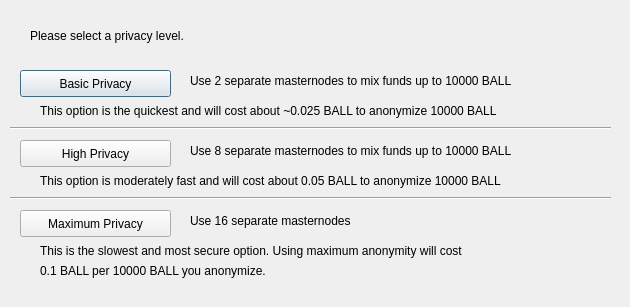
<?xml version="1.0" encoding="UTF-8"?>
<ui version="4.0">
 <class>ObfuscationConfig</class>
 <widget class="QDialog" name="ObfuscationConfig">
  <property name="geometry">
   <rect>
    <x>0</x>
    <y>0</y>
    <width>630</width>
    <height>307</height>
   </rect>
  </property>
  <property name="windowTitle">
   <string>Configure Obfuscation</string>
  </property>
  <widget class="QPushButton" name="buttonBasic">
   <property name="geometry">
    <rect>
     <x>20</x>
     <y>70</y>
     <width>151</width>
     <height>27</height>
    </rect>
   </property>
   <property name="text">
    <string>Basic Privacy</string>
   </property>
  </widget>
  <widget class="QPushButton" name="buttonHigh">
   <property name="geometry">
    <rect>
     <x>20</x>
     <y>140</y>
     <width>151</width>
     <height>27</height>
    </rect>
   </property>
   <property name="text">
    <string>High Privacy</string>
   </property>
  </widget>
  <widget class="QPushButton" name="buttonMax">
   <property name="geometry">
    <rect>
     <x>20</x>
     <y>210</y>
     <width>151</width>
     <height>27</height>
    </rect>
   </property>
   <property name="text">
    <string>Maximum Privacy</string>
   </property>
  </widget>
  <widget class="QLabel" name="label">
   <property name="geometry">
    <rect>
     <x>30</x>
     <y>20</y>
     <width>571</width>
     <height>31</height>
    </rect>
   </property>
   <property name="text">
    <string>Please select a privacy level.</string>
   </property>
  </widget>
  <widget class="QLabel" name="label_2">
   <property name="geometry">
    <rect>
     <x>190</x>
     <y>70</y>
     <width>421</width>
     <height>21</height>
    </rect>
   </property>
   <property name="text">
    <string>Use 2 separate masternodes to mix funds up to 10000 BALL</string>
   </property>
  </widget>
  <widget class="QLabel" name="label_3">
   <property name="geometry">
    <rect>
     <x>190</x>
     <y>140</y>
     <width>411</width>
     <height>21</height>
    </rect>
   </property>
   <property name="text">
    <string>Use 8 separate masternodes to mix funds up to 10000 BALL</string>
   </property>
  </widget>
  <widget class="QLabel" name="label_4">
   <property name="geometry">
    <rect>
     <x>190</x>
     <y>210</y>
     <width>421</width>
     <height>21</height>
    </rect>
   </property>
   <property name="text">
    <string>Use 16 separate masternodes</string>
   </property>
  </widget>
  <widget class="QLabel" name="label_6">
   <property name="geometry">
    <rect>
     <x>40</x>
     <y>100</y>
     <width>561</width>
     <height>21</height>
    </rect>
   </property>
   <property name="text">
    <string>This option is the quickest and will cost about ~0.025 BALL to anonymize 10000 BALL</string>
   </property>
  </widget>
  <widget class="QLabel" name="label_7">
   <property name="geometry">
    <rect>
     <x>40</x>
     <y>170</y>
     <width>561</width>
     <height>21</height>
    </rect>
   </property>
   <property name="text">
    <string>This option is moderately fast and will cost about 0.05 BALL to anonymize 10000 BALL</string>
   </property>
  </widget>
  <widget class="QLabel" name="label_8">
   <property name="geometry">
    <rect>
     <x>40</x>
     <y>240</y>
     <width>561</width>
     <height>21</height>
    </rect>
   </property>
   <property name="text">
    <string>This is the slowest and most secure option. Using maximum anonymity will cost</string>
   </property>
  </widget>
  <widget class="QLabel" name="label_9">
   <property name="geometry">
    <rect>
     <x>40</x>
     <y>260</y>
     <width>561</width>
     <height>21</height>
    </rect>
   </property>
   <property name="text">
    <string>0.1 BALL per 10000 BALL you anonymize.</string>
   </property>
  </widget>
  <widget class="Line" name="line">
   <property name="geometry">
    <rect>
     <x>10</x>
     <y>120</y>
     <width>601</width>
     <height>16</height>
    </rect>
   </property>
   <property name="orientation">
    <enum>Qt::Horizontal</enum>
   </property>
  </widget>
  <widget class="Line" name="line_2">
   <property name="geometry">
    <rect>
     <x>10</x>
     <y>190</y>
     <width>601</width>
     <height>16</height>
    </rect>
   </property>
   <property name="orientation">
    <enum>Qt::Horizontal</enum>
   </property>
  </widget>
 </widget>
 <resources/>
 <connections/>
</ui>
